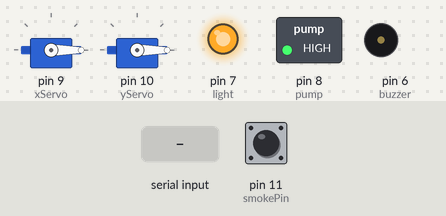
A sketch run on a simulated Arduino Uno, built with avr-gcc and run on an emulated ATmega328P. On the bench: 2 × servo, switched loads named in the sketch (green lamp = pin HIGH), output pins drawn as LEDs (lit = HIGH), buzzer (waves = sounding, pin HIGH). The test bench sets the inputs (shaded band); at power-on: pin 11 (smokePin) HIGH.

Above: at 1.2 s.
1.3 s: "1,90\n" received over Serial
At 3.4 s:
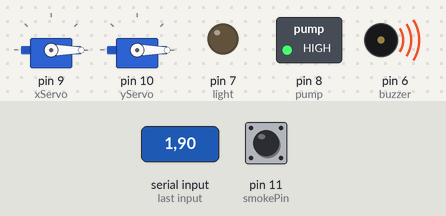
5.5 s: "90,45\n" received over Serial
At 13.7 s:
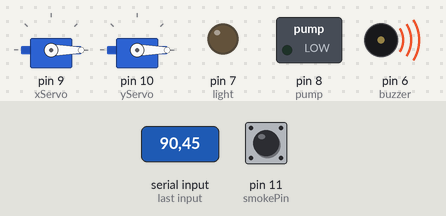
13.9 s: pin 11 (smokePin) pulled LOW for 3.2 s
At 19.2 s:
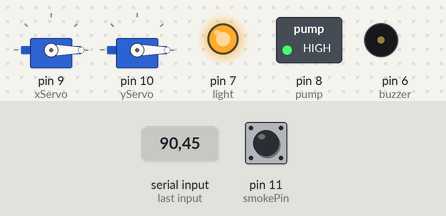
19.5 s: "30,150\n" received over Serial
At 20.7 s:
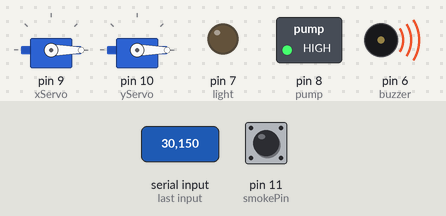
Timing chart, 0 to 28.5 s (numbered marks = the images above; inputs shaded):
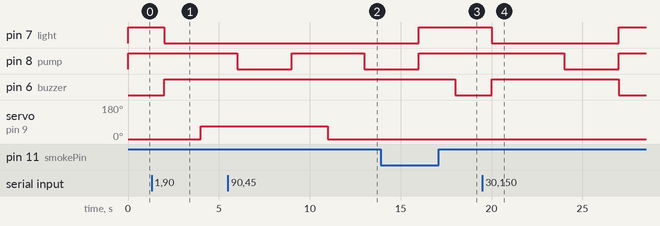

The sketch:

Servo.ino
```cpp
#include <Servo.h>

Servo xServo;
Servo yServo;
int light = 7; // connect first relay1 to pin 7----light
int pump = 8; // connect second relay2 to pin 8---pump
int smokePin = 11; // connect MQ2 smoke detector to analog pin A0
int buzzer = 6;
void setup() {
  xServo.attach(9);  // connect x servo to pin 9
  yServo.attach(10); // connect y servo to pin 10
  pinMode(light, OUTPUT); // set first relay pin as output
  pinMode(pump, OUTPUT); // set second relay pin as output
  pinMode(buzzer, OUTPUT); // set second relay pin as output
  pinMode(smokePin, INPUT); // set smoke detector pin as input
  digitalWrite(light, LOW); // turn off first relay initially
  digitalWrite(pump, HIGH); // turn off second relay initially
  Serial.begin(9600); // initialize serial communication
  xServo.write(0);
  yServo.write(0);
}

void loop() {
  if (Serial.available() > 0) { // if there's data available to read

    int xCoord = Serial.parseInt(); // read x coordinate
    int yCoord = Serial.parseInt(); // read y coordinate
    if (Serial.read() == '\n') { // check if end of line is received
      // map x and y coordinates from 0-180 range to servo angle range (0-180)
      int xAngle = map(xCoord, 0, 30, 70, 0);
      int yAngle = map(yCoord, 0, 30, 70, 0);
      // turn off first relay
      digitalWrite(light, LOW);
      digitalWrite(buzzer, HIGH);
      delay(2000);
      // move servos to new angles
      xServo.write(xAngle);
      yServo.write(yAngle);
      delay(2000);
      digitalWrite(pump, LOW);

      // wait for servos to reach new angles
      delay(3000);
      digitalWrite(buzzer, LOW);
      digitalWrite(light, HIGH);
      digitalWrite(pump, HIGH);
      //delay(3000);


    }
  }
  else {
    // turn off both relays if no data is received for 1 second
    digitalWrite(light, HIGH);
    digitalWrite(pump, HIGH);
    delay(1000);
  }
  // check for smoke
  int smokeLevel = digitalRead(smokePin);
  if (smokeLevel == 0) { // adjust threshold based on your smoke detector
    // turn off both relays
    digitalWrite(buzzer, HIGH);

  }
  else
  {
    digitalWrite(buzzer, LOW);
  }
}
```

Measured:
- after the input at 1.3 s, pin 7 (light): HIGH → LOW after 0.70 s; pin 6 (buzzer): LOW → HIGH after 0.70 s; servo on pin 9 (xServo): 0° → 68° after 2.7 s
- after the input at 5.5 s, pin 7 (light): stays LOW (without the input it goes to HIGH after 3.5 s); pin 6 (buzzer): stays HIGH (without the input it goes to LOW after 3.5 s); servo on pin 9 (xServo): 68° → 0° after 5.5 s
- after the input at 13.9 s, pin 6 (buzzer): HIGH → LOW after 4.1 s instead of 2.1 s
- after the input at 19.5 s, pin 7 (light): HIGH → LOW after 0.50 s, → HIGH 7.0 s later; pin 8 (pump): HIGH → LOW after 4.5 s, → HIGH 3.0 s later; pin 6 (buzzer): LOW → HIGH after 0.50 s, → LOW 7.0 s later
